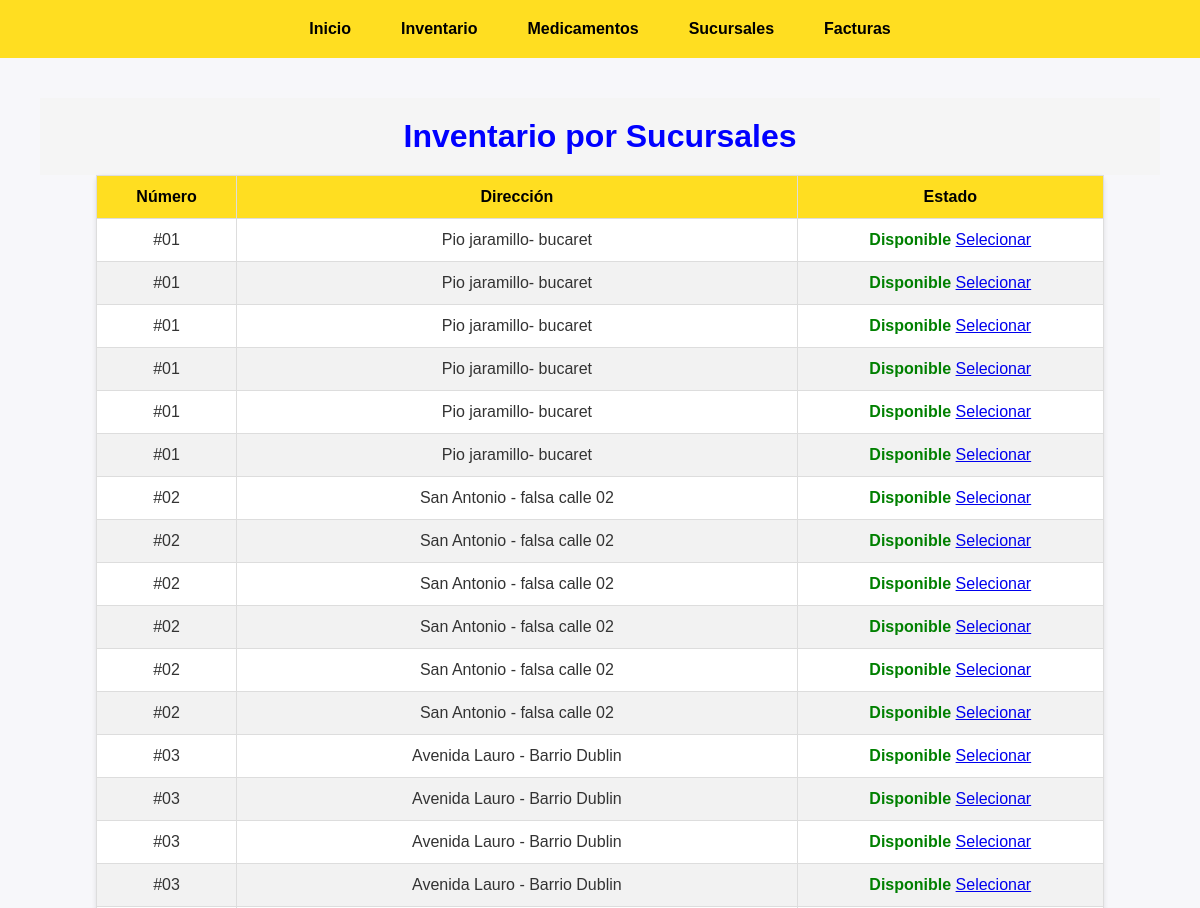
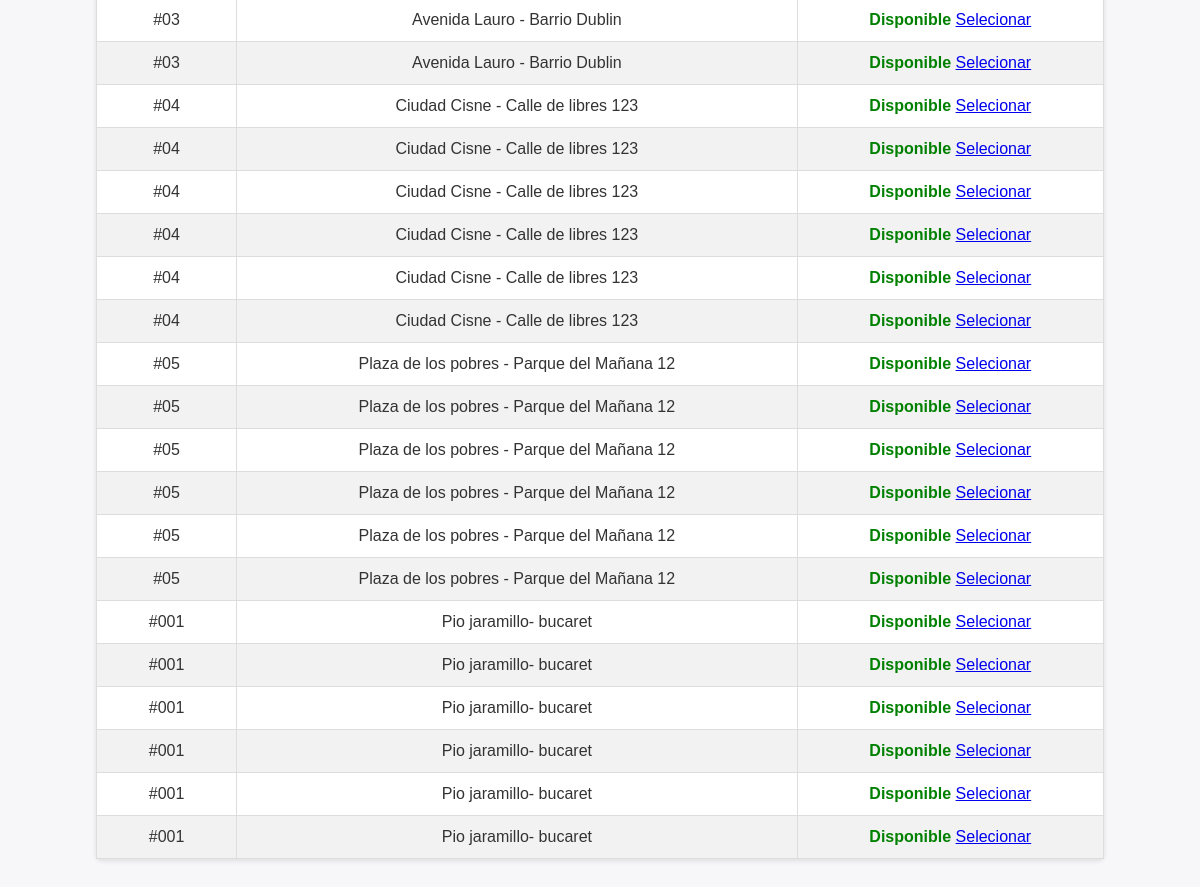
The app's page /sucursales/ with its own data (2 pictures, top to bottom).
### Sistema_Gestion/models.py (models this page shows)
class Sucursal(models.Model):
    numero = models.CharField(max_length=50)
    direccion = models.CharField(max_length=50)

### Sistema_Gestion/views.py (the view)
# urls.py: path('sucursales/', views.sucursales, name='sucursales'),
def sucursales(request):
    sucursales = Sucursal.objects.all()
    return render (request, 'sucursales.html', {'sucursales': sucursales})

### templates/sucursales.html (shortened to what this page needs)
<!DOCTYPE html>
<html lang="en">
<head>
</head>
<body>
{% include 'menu.html' %}
<div class="content">
    <h2>Inventario por Sucursales</h2>
    <table>
        <thead>
            <tr>
                <th>Número</th>
                <th>Dirección</th>
                <th>Estado</th>
            </tr>
        </thead>
        <tbody>
            {% for sucursal in sucursales %}
                {% for inventario in sucursales %}
                <tr>
                    <td>{{ sucursal.numero }}</td>
                    <td>{{ sucursal.direccion }}</td>
                    <td>
                        <span class="estado-disponible">Disponible</span>
                        <a href="/facturas/">Selecionar</a>
                    </td>
                </tr>
                {% endfor %}
            {% endfor %}
        </tbody>
    </table>
</div>
</body>
</html>

### templates/menu.html (shortened to what this page needs)
<!DOCTYPE html>
<html lang="en">
<head>
</head>
<body>
<header>
    <nav>
        <a href="/farmacia/">Inicio</a>
        <a href="/inventario/">Inventario</a>
        <a href="/medicamentos/">Medicamentos</a>
        <a href="/sucursales/">Sucursales</a>
        <a href="/facturas/">Facturas</a>
    </nav>
</header>
</body>
</html>

### templates/sucursales.html (style rules this page uses)
body { font-family: Arial, sans-serif; background-color: #f9f9f9; color: #333; margin: 0; padding: 0; }
.content { margin: 20px; padding: 20px; }
h2 { text-align: center; color: #FFDE21; }
table { width: 90%; margin: 0 auto; border-collapse: collapse; background-color: #fff; box-shadow: 0 2px 5px rgba(0, 0, 0, 0.1); border-radius: 5px; }
thead tr { background-color: #FFDE21; color: black; }
th, td { padding: 12px; text-align: center; border: 1px solid #ddd; }
tr:nth-child(even) { background-color: #f2f2f2; }
.estado-disponible { color: green; font-weight: bold; }

### templates/menu.html (style rules this page uses)
body { font-family: Arial, sans-serif; margin: 0; padding: 0; background-color: #f7f7fa; }
header { background-color: #FFDE21; padding: 10px 20px; }
nav { display: flex; justify-content: center; gap: 20px; }
nav a { text-decoration: none; color: black; font-weight: bold; padding: 10px 15px; border-radius: 5px; transition: background-color 0.3s; }
h2 { text-align: center; color: blue; background-color: #F5F5F5; padding: 20px 0; margin: 0; font-size: 2rem; }

### records on screen
Sucursal: numero "#01", direccion "Pio jaramillo- bucaret"
Sucursal: numero "#02", direccion "San Antonio - falsa calle 02"
Sucursal: numero "#03", direccion "Avenida Lauro - Barrio Dublin"
Sucursal: numero "#04", direccion "Ciudad Cisne - Calle de libres 123"
Sucursal: numero "#05", direccion "Plaza de los pobres - Parque del Mañana 12"
Sucursal: numero "#001", direccion "Pio jaramillo- bucaret"
